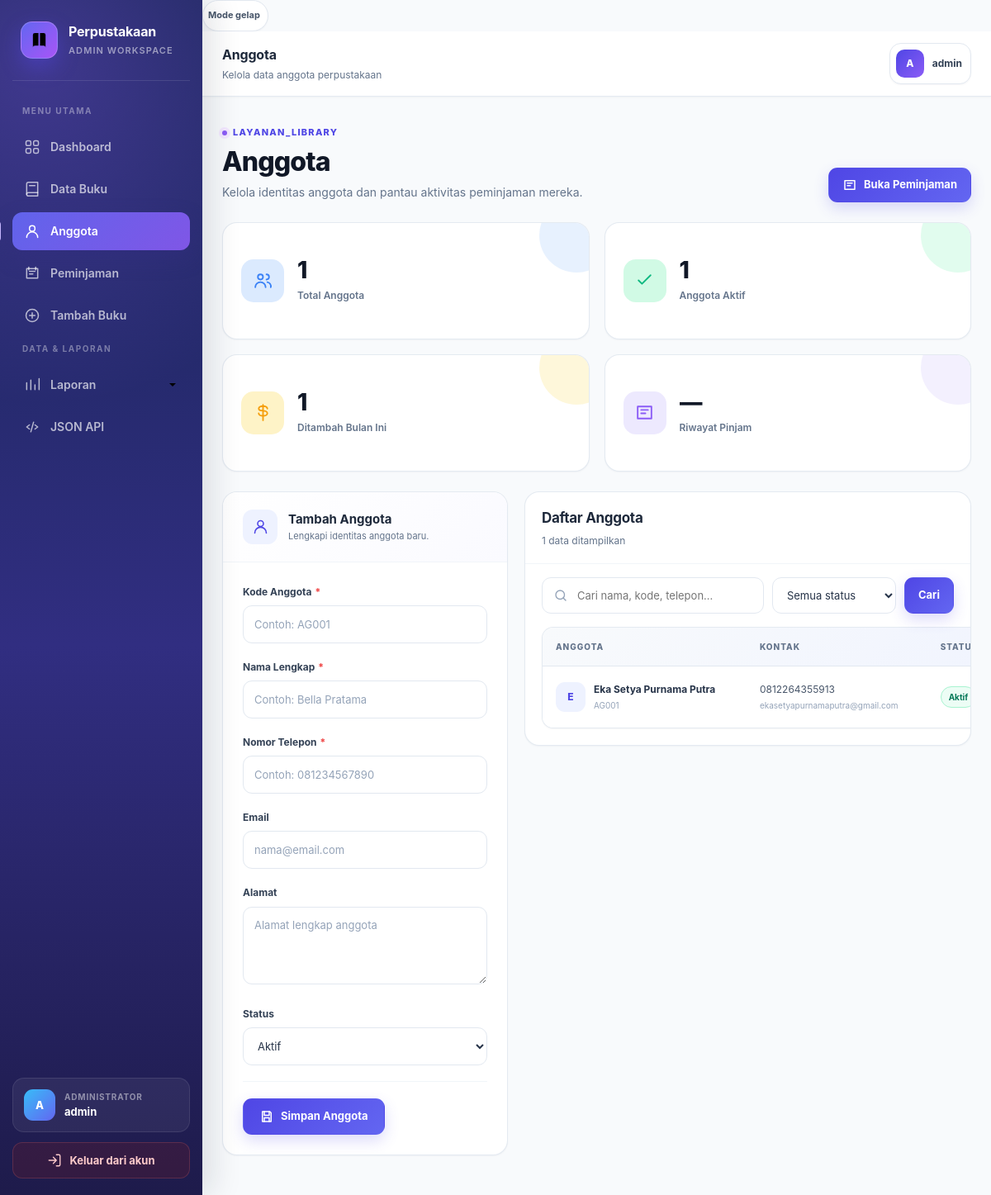
The app's page /anggota.php (signed in) with its own data.
### tables this page shows
CREATE TABLE `members` (
  `id` int(11) NOT NULL,
  `kode_anggota` varchar(20) NOT NULL,
  `nama` varchar(100) NOT NULL,
  `telepon` varchar(30) NOT NULL,
  `email` varchar(100) DEFAULT NULL,
  `alamat` text DEFAULT NULL,
  `status` enum('aktif','nonaktif') NOT NULL DEFAULT 'aktif',
  `dibuat_at` timestamp NOT NULL DEFAULT current_timestamp(),
  `diperbarui_at` timestamp NOT NULL DEFAULT current_timestamp() ON UPDATE current_timestamp()
);

### anggota.php (the view, shortened to what this page needs)
<?php
require_once "koneksi.php";
function e($value): string
{
    return htmlspecialchars((string) ($value ?? ''), ENT_QUOTES, 'UTF-8');
}
$editMember = null;
$search = trim($_GET['q'] ?? '');
$where = [];
$memberWhere = $where ? 'WHERE ' . implode(' AND ', $where) : '';
$listSql = "SELECT m.*, COUNT(l.id) AS total_pinjaman, SUM(l.status = 'dipinjam') AS peminjaman_aktif
            FROM members m
            LEFT JOIN loans l ON l.member_id = m.id
            $memberWhere
            GROUP BY m.id
            ORDER BY m.nama ASC";
$listStmt = $koneksi->prepare($listSql);
$listStmt->execute();
$members = $listStmt->get_result()->fetch_all(MYSQLI_ASSOC);
$totalMembers = (int) $koneksi->query("SELECT COUNT(*) AS total FROM members")->fetch_assoc()['total'];
$activeMembers = (int) $koneksi->query("SELECT COUNT(*) AS total FROM members WHERE status = 'aktif'")->fetch_assoc()['total'];
$newMembers = (int) $koneksi->query("SELECT COUNT(*) AS total FROM members WHERE MONTH(dibuat_at) = MONTH(CURDATE()) AND YEAR(dibuat_at) = YEAR(CURDATE())")->fetch_assoc()['total'];
$adminName = e($_SESSION['admin_username'] ?? 'Admin');
$adminInitial = strtoupper(substr($_SESSION['admin_username'] ?? 'A', 0, 1));
?>
<!DOCTYPE html>
<html lang="id">
<head>
    <link rel="stylesheet" href="style.css">
</head>
<body>
    <div class="app-shell">
        <aside class="sidebar">
            <a href="dashboard.php" class="sidebar-brand" aria-label="Beranda Perpustakaan">
                <span class="brand-mark" aria-hidden="true"><svg viewBox="0 0 24 24"><path d="M4 5.5A2.5 2.5 0 0 1 6.5 3H11v16H6.5A2.5 2.5 0 0 0 4 21.5v-16Z"></path><path d="M20 5.5A2.5 2.5 0 0 0 17.5 3H13v16h4.5a2.5 2.5 0 0 1 2.5 2.5v-16Z"></path></svg></span>
                <span class="brand-copy"><span class="brand-name">Perpustakaan</span><span class="brand-subtitle">Admin Workspace</span></span>
            </a>
            <nav class="sidebar-nav" aria-label="Navigasi utama">
                <span class="nav-section-label">Menu Utama</span>
                <a href="dashboard.php" class="sidebar-link"><span class="nav-icon" aria-hidden="true"><svg viewBox="0 0 24 24"><rect x="3" y="3" width="7" height="7" rx="2"></rect><rect x="14" y="3" width="7" height="7" rx="2"></rect><rect x="3" y="14" width="7" height="7" rx="2"></rect><rect x="14" y="14" width="7" height="7" rx="2"></rect></svg></span>Dashboard</a>
                <a href="data_buku.php" class="sidebar-link"><span class="nav-icon" aria-hidden="true"><svg viewBox="0 0 24 24"><path d="M4 19.5A2.5 2.5 0 0 1 6.5 17H20"></path><path d="M6.5 2H20v20H6.5A2.5 2.5 0 0 1 4 19.5v-15A2.5 2.5 0 0 1 6.5 2Z"></path><path d="M8 7h8"></path></svg></span>Data Buku</a>
                <a href="anggota.php" class="sidebar-link active" aria-current="page"><span class="nav-icon" aria-hidden="true"><svg viewBox="0 0 24 24"><circle cx="12" cy="8" r="4"></circle><path d="M4 21a8 8 0 0 1 16 0"></path></svg></span>Anggota</a>
                <a href="peminjaman.php" class="sidebar-link"><span class="nav-icon" aria-hidden="true"><svg viewBox="0 0 24 24"><path d="M4 5h16v14H4z"></path><path d="M8 9h8M8 13h5"></path><path d="M7 3v4M17 3v4"></path></svg></span>Peminjaman</a>
                <a href="tambah.php" class="sidebar-link"><span class="nav-icon" aria-hidden="true"><svg viewBox="0 0 24 24"><circle cx="12" cy="12" r="9"></circle><path d="M12 8v8M8 12h8"></path></svg></span>Tambah Buku</a>
                <span class="nav-section-label">Data & Laporan</span>
                <details class="nav-group"><summary class="sidebar-link nav-group-summary"><span class="nav-icon" aria-hidden="true"><svg viewBox="0 0 24 24"><path d="M4 19V9M10 19V5M16 19v-7M22 19V3"></path></svg></span>Laporan<svg class="nav-group-chevron" viewBox="0 0 24 24" aria-hidden="true"><path d="m6 9 6 6 6-6"></path></svg></summary></details>
                <a href="data_json.php" target="_blank" rel="noopener" class="sidebar-link"><span class="nav-icon" aria-hidden="true"><svg viewBox="0 0 24 24"><path d="m8 9-4 3 4 3M16 9l4 3-4 3M14 5l-4 14"></path></svg></span>JSON API</a>
            </nav>
            <div class="sidebar-footer"><div class="sidebar-user"><span class="user-avatar"><?= e($adminInitial) ?></span><span class="user-copy"><span class="user-label">Administrator</span><span class="user-name"><?= $adminName ?></span></span></div><a href="logout.php" class="sidebar-logout" onclick="return confirm('Yakin ingin logout?')"><svg viewBox="0 0 24 24" aria-hidden="true"><path d="M10 17l5-5-5-5M15 12H3"></path><path d="M15 3h4a2 2 0 0 1 2 2v14a2 2 0 0 1-2 2h-4"></path></svg>Keluar dari akun</a></div>
        </aside>
        <div class="main-panel">
<button class="theme-toggle" type="button" data-theme-toggle aria-label="Aktifkan mode gelap" aria-pressed="false">Mode gelap</button>
            <header class="topbar"><div class="topbar-left"><div class="topbar-context"><span class="topbar-title">Anggota</span><span class="topbar-date">Kelola data anggota perpustakaan</span></div></div><div class="topbar-user" title="<?= $adminName ?>"><span class="topbar-avatar"><?= e($adminInitial) ?></span><span class="topbar-user-copy"><?= $adminName ?></span></div></header>
            <main class="page-content">
                <header class="page-heading"><div class="page-heading-copy"><span class="eyebrow"><span class="eyebrow-dot"></span> Layanan_LIBRARY</span><h1 class="page-title">Anggota</h1><p class="page-description">Kelola identitas anggota dan pantau aktivitas peminjaman mereka.</p></div><div class="heading-actions"><a href="peminjaman.php" class="btn btn-primary"><svg viewBox="0 0 24 24" aria-hidden="true"><path d="M4 5h16v14H4z"></path><path d="M8 9h8M8 13h5"></path></svg>Buka Peminjaman</a></div></header>
                <section class="stats-grid member-stats"><article class="stat-card blue"><span class="stat-icon" aria-hidden="true"><svg viewBox="0 0 24 24"><circle cx="9" cy="8" r="3"></circle><path d="M3 20a6 6 0 0 1 12 0M16 11a3 3 0 1 0 0-6M17 14a5 5 0 0 1 4 6"></path></svg></span><div class="stat-info"><h3><?= $totalMembers ?></h3><p>Total Anggota</p></div></article><article class="stat-card green"><span class="stat-icon" aria-hidden="true"><svg viewBox="0 0 24 24"><path d="m5 12 4 4L19 6"></path></svg></span><div class="stat-info"><h3><?= $activeMembers ?></h3><p>Anggota Aktif</p></div></article><article class="stat-card orange"><span class="stat-icon" aria-hidden="true"><svg viewBox="0 0 24 24"><path d="M12 3v18M17 7.5c0-1.7-2.2-3-5-3S7 5.8 7 7.5 9.2 10 12 10s5 1.3 5 3-2.2 3-5 3-5-1.3-5-3"></path></svg></span><div class="stat-info"><h3><?= $newMembers ?></h3><p>Ditambah Bulan Ini</p></div></article><article class="stat-card purple"><span class="stat-icon" aria-hidden="true"><svg viewBox="0 0 24 24"><path d="M4 5h16v14H4z"></path><path d="M8 9h8M8 13h5"></path></svg></span><div class="stat-info"><h3>—</h3><p>Riwayat Pinjam</p></div></article></section>
                <div class="member-layout">
                    <section class="surface-card form-card">
                        <div class="form-card-header"><span class="form-header-icon" aria-hidden="true"><svg viewBox="0 0 24 24"><circle cx="12" cy="8" r="4"></circle><path d="M4 21a8 8 0 0 1 16 0"></path></svg></span><div><div class="form-header-title"><?= $editMember ? 'Edit Anggota' : 'Tambah Anggota' ?></div><div class="form-header-description"><?= $editMember ? 'Perbarui informasi anggota.' : 'Lengkapi identitas anggota baru.' ?></div></div></div>
                        <form class="form-body" method="POST" action="anggota.php">
                            <div class="form-group"><label for="kode_anggota">Kode Anggota <span class="req">*</span></label><input class="form-control" id="kode_anggota" name="kode_anggota" value="<?= e($editMember['kode_anggota'] ?? '') ?>" placeholder="Contoh: AG001" maxlength="20" required></div>
                            <div class="form-group"><label for="nama">Nama Lengkap <span class="req">*</span></label><input class="form-control" id="nama" name="nama" value="<?= e($editMember['nama'] ?? '') ?>" placeholder="Contoh: Bella Pratama" maxlength="100" required></div>
                            <div class="form-group"><label for="telepon">Nomor Telepon <span class="req">*</span></label><input class="form-control" id="telepon" name="telepon" value="<?= e($editMember['telepon'] ?? '') ?>" placeholder="Contoh: 081234567890" maxlength="30" required></div>
                            <div class="form-group"><label for="email">Email</label><input class="form-control" type="email" id="email" name="email" value="<?= e($editMember['email'] ?? '') ?>" placeholder="nama@email.com" maxlength="100"></div>
                            <div class="form-group"><label for="alamat">Alamat</label><textarea class="form-control" id="alamat" name="alamat" rows="3" placeholder="Alamat lengkap anggota"><?= e($editMember['alamat'] ?? '') ?></textarea></div>
                            <div class="form-group"><label for="status">Status</label><select class="form-control" id="status" name="status"><option value="aktif" <?= (($editMember['status'] ?? 'aktif') === 'aktif') ? 'selected' : '' ?>>Aktif</option></select></div>
                            <div class="form-actions"><button class="btn btn-primary" type="submit"><svg viewBox="0 0 24 24" aria-hidden="true"><path d="M5 4h12l2 2v14H5z"></path><path d="M8 4v6h8V4M8 20v-6h8v6"></path></svg><?= $editMember ? 'Update Anggota' : 'Simpan Anggota' ?></button><?php if ($editMember): ?><a class="btn btn-secondary" href="anggota.php">Batal</a><?php endif; ?></div>
                        </form>
                    </section>
                    <section class="surface-card member-list-card">
                        <div class="member-list-header"><div><h2 class="panel-title">Daftar Anggota</h2><p class="panel-description"><?= count($members) ?> data ditampilkan</p></div></div>
                        <form class="member-search" method="GET" action="anggota.php"><div class="search-control"><input name="q" value="<?= e($search) ?>" placeholder="Cari nama, kode, telepon..." aria-label="Cari anggota"></div><select name="status" aria-label="Filter status"><option value="">Semua status</option></select><button class="btn btn-primary" type="submit">Cari</button></form>
                        <div class="table-wrapper member-table-wrap"><table class="table-data member-table"><thead><tr><th>Anggota</th><th>Kontak</th><th>Status</th></tr></thead><tbody><?php if (!$members): ?><tr><td colspan="5" class="table-message">Data anggota tidak ditemukan.</td></tr><?php else: foreach ($members as $member): ?><tr><td><div class="member-cell"><span class="member-avatar"><?= e(strtoupper(substr($member['nama'], 0, 1))) ?></span><div><strong><?= e($member['nama']) ?></strong><small><?= e($member['kode_anggota']) ?></small></div></div></td><td><div class="contact-cell"><span><?= e($member['telepon']) ?></span><small><?= e($member['email'] ?: 'Tanpa email') ?></small></div></td><td><span class="status-pill <?= $member['status'] === 'aktif' ? 'status-aktif' : 'status-nonaktif' ?>"><?= e(ucfirst($member['status'])) ?></span></td></tr><?php endforeach; endif; ?></tbody></table></div>
                    </section>
                </div>
            </main>
        </div>
    </div>
</body>
</html>

### records on screen
members: nama "E", nama "Eka Setya Purnama Putra", kode_anggota "AG001", telepon "0812264355913", email "ekasetyapurnamaputra@gmail.com", status "Aktif"

### other values on screen
$adminInitial "A"
$adminName "admin"
$totalMembers "1"
$activeMembers "1"
$newMembers "1"
count($members) "1"
